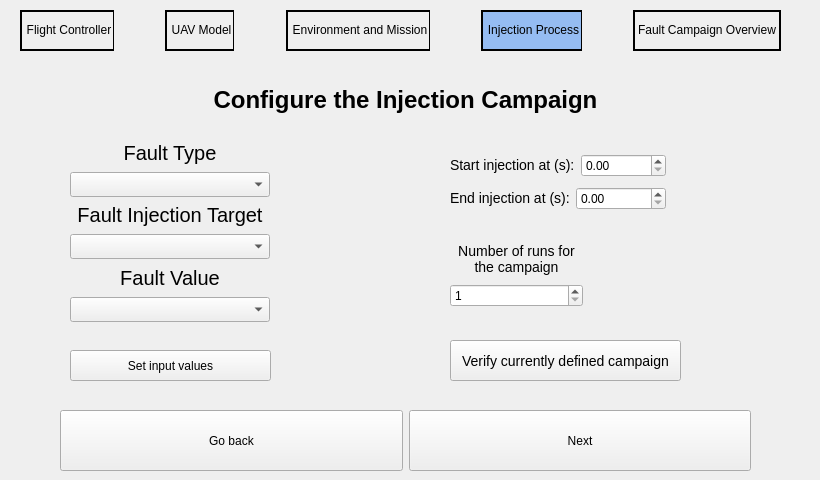
    <widget class="QWidget" name="page_2">
     <widget class="QLabel" name="label">
      <property name="geometry">
       <rect>
        <x>0</x>
        <y>70</y>
        <width>811</width>
        <height>61</height>
       </rect>
      </property>
      <property name="whatsThis">
       <string>&lt;html&gt;&lt;head/&gt;&lt;body&gt;&lt;p align=&quot;center&quot;&gt;&lt;br/&gt;&lt;/p&gt;&lt;/body&gt;&lt;/html&gt;</string>
      </property>
      <property name="autoFillBackground">
       <bool>false</bool>
      </property>
      <property name="styleSheet">
       <string notr="true">font-size: 24px;
font-weight: bold;</string>
      </property>
      <property name="text">
       <string>&lt;html&gt;&lt;head/&gt;&lt;body&gt;&lt;p align=&quot;center&quot;&gt;&lt;span style=&quot; color:#000000;&quot;&gt;Configure the Injection Campaign&lt;/span&gt;&lt;/p&gt;&lt;/body&gt;&lt;/html&gt;</string>
      </property>
      <property name="alignment">
       <set>Qt::AlignCenter</set>
      </property>
      <property name="wordWrap">
       <bool>false</bool>
      </property>
     </widget>
     <widget class="QPushButton" name="pushButton_setinputvalues">
      <property name="geometry">
       <rect>
        <x>70</x>
        <y>350</y>
        <width>201</width>
        <height>31</height>
       </rect>
      </property>
      <property name="styleSheet">
       <string notr="true"/>
      </property>
      <property name="text">
       <string>Set input values</string>
      </property>
     </widget>
     <widget class="QPushButton" name="pushButton_definedcampaign">
      <property name="geometry">
       <rect>
        <x>450</x>
        <y>340</y>
        <width>231</width>
        <height>41</height>
       </rect>
      </property>
      <property name="styleSheet">
       <string notr="true">font-size: 14px;</string>
      </property>
      <property name="text">
       <string>Verify currently defined campaign</string>
      </property>
     </widget>
     <widget class="QWidget" name="layoutWidget">
      <property name="geometry">
       <rect>
        <x>60</x>
        <y>410</y>
        <width>691</width>
        <height>61</height>
       </rect>
      </property>
      <layout class="QHBoxLayout" name="horizontalLayout_15">
       <item>
        <widget class="QPushButton" name="pushButton_TOF_goback">
         <property name="sizePolicy">
          <sizepolicy hsizetype="Preferred" vsizetype="Preferred">
           <horstretch>0</horstretch>
           <verstretch>0</verstretch>
          </sizepolicy>
         </property>
         <property name="styleSheet">
          <string notr="true"/>
         </property>
         <property name="text">
          <string>Go back</string>
         </property>
        </widget>
       </item>
       <item>
        <widget class="QPushButton" name="injectionContinueButton">
         <property name="sizePolicy">
          <sizepolicy hsizetype="Preferred" vsizetype="Preferred">
           <horstretch>0</horstretch>
           <verstretch>0</verstretch>
          </sizepolicy>
         </property>
         <property name="styleSheet">
          <string notr="true"/>
         </property>
         <property name="text">
          <string>Next</string>
         </property>
        </widget>
       </item>
      </layout>
     </widget>
     <widget class="QWidget" name="horizontalLayoutWidget_2">
      <property name="geometry">
       <rect>
        <x>20</x>
        <y>10</y>
        <width>761</width>
        <height>41</height>
       </rect>
      </property>
      <layout class="QHBoxLayout" name="horizontalLayout_3">
       <property name="spacing">
        <number>0</number>
       </property>
       <property name="sizeConstraint">
        <enum>QLayout::SetDefaultConstraint</enum>
       </property>
       <property name="leftMargin">
        <number>0</number>
       </property>
       <item>
        <widget class="QLabel" name="label_header_6">
         <property name="styleSheet">
          <string notr="true">font:10pt &quot;Open Sans&quot;;
border-width: 2px;
border-style: solid;
border-right-width: 1px;</string>
         </property>
         <property name="text">
          <string>&lt;html&gt;&lt;head/&gt;&lt;body&gt;&lt;p align=&quot;center&quot;&gt;Flight Controller&lt;/p&gt;&lt;/body&gt;&lt;/html&gt;</string>
         </property>
        </widget>
       </item>
       <item>
        <widget class="QLabel" name="label_23">
         <property name="styleSheet">
          <string notr="true">image: url(:/Logos/images/simple_vector.png);</string>
         </property>
         <property name="text">
          <string/>
         </property>
        </widget>
       </item>
       <item>
        <widget class="QLabel" name="label_header_7">
         <property name="styleSheet">
          <string notr="true">font:10pt &quot;Open Sans&quot;;
border-width: 2px;
border-style: solid;
border-right-width: 1px;</string>
         </property>
         <property name="text">
          <string>&lt;html&gt;&lt;head/&gt;&lt;body&gt;&lt;p align=&quot;center&quot;&gt;UAV Model&lt;/p&gt;&lt;/body&gt;&lt;/html&gt;</string>
         </property>
        </widget>
       </item>
       <item>
        <widget class="QLabel" name="label_24">
         <property name="styleSheet">
          <string notr="true">image: url(:/Logos/images/simple_vector.png);</string>
         </property>
         <property name="text">
          <string/>
         </property>
        </widget>
       </item>
       <item>
        <widget class="QLabel" name="label_header_8">
         <property name="styleSheet">
          <string notr="true">font:10pt &quot;Open Sans&quot;;
border-width: 2px;
border-style: solid;
border-right-width: 1px;</string>
         </property>
         <property name="text">
          <string>&lt;html&gt;&lt;head/&gt;&lt;body&gt;&lt;p align=&quot;center&quot;&gt;Environment and Mission&lt;/p&gt;&lt;/body&gt;&lt;/html&gt;</string>
         </property>
        </widget>
       </item>
       <item>
        <widget class="QLabel" name="label_25">
         <property name="styleSheet">
          <string notr="true">image: url(:/Logos/images/simple_vector.png);</string>
         </property>
         <property name="text">
          <string/>
         </property>
        </widget>
       </item>
       <item>
        <widget class="QLabel" name="label_header_9">
         <property name="styleSheet">
          <string notr="true">font:10pt &quot;Open Sans&quot;;
background-color: rgb(149, 188, 242);
border-width: 2px;
border-style: solid;
border-right-width: 1px;</string>
         </property>
         <property name="text">
          <string>&lt;html&gt;&lt;head/&gt;&lt;body&gt;&lt;p align=&quot;center&quot;&gt;Injection Process&lt;/p&gt;&lt;/body&gt;&lt;/html&gt;</string>
         </property>
        </widget>
       </item>
       <item>
        <widget class="QLabel" name="label_26">
         <property name="styleSheet">
          <string notr="true">image: url(:/Logos/images/simple_vector.png);</string>
         </property>
         <property name="text">
          <string/>
         </property>
        </widget>
       </item>
       <item>
        <widget class="QLabel" name="label_header_10">
         <property name="styleSheet">
          <string notr="true">font:10pt &quot;Open Sans&quot;;
border-width: 2px;
border-style: solid;
border-right-width: 2px;</string>
         </property>
         <property name="text">
          <string>&lt;html&gt;&lt;head/&gt;&lt;body&gt;&lt;p&gt;Fault Campaign Overview&lt;/p&gt;&lt;/body&gt;&lt;/html&gt;</string>
         </property>
        </widget>
       </item>
      </layout>
     </widget>
     <widget class="QWidget" name="layoutWidget_4">
      <property name="geometry">
       <rect>
        <x>450</x>
        <y>150</y>
        <width>216</width>
        <height>64</height>
       </rect>
      </property>
      <layout class="QVBoxLayout" name="verticalLayout">
       <item>
        <layout class="QHBoxLayout" name="horizontalLayout_6">
         <item>
          <widget class="QLabel" name="label_6">
           <property name="styleSheet">
            <string notr="true">font-size: 14px;</string>
           </property>
           <property name="text">
            <string>&lt;html&gt;&lt;head/&gt;&lt;body&gt;&lt;p&gt;&lt;span style=&quot; color:#000000;&quot;&gt;Start injection at (s):&lt;/span&gt;&lt;/p&gt;&lt;/body&gt;&lt;/html&gt;</string>
           </property>
          </widget>
         </item>
         <item>
          <widget class="QDoubleSpinBox" name="doubleSpinBox_startInjection"/>
         </item>
        </layout>
       </item>
       <item>
        <layout class="QHBoxLayout" name="horizontalLayout_9">
         <item>
          <widget class="QLabel" name="label_15">
           <property name="styleSheet">
            <string notr="true">font-size: 14px;</string>
           </property>
           <property name="text">
            <string>&lt;html&gt;&lt;head/&gt;&lt;body&gt;&lt;p&gt;&lt;span style=&quot; color:#000000;&quot;&gt;End injection at (s):&lt;/span&gt;&lt;/p&gt;&lt;/body&gt;&lt;/html&gt;</string>
           </property>
          </widget>
         </item>
         <item>
          <widget class="QDoubleSpinBox" name="doubleSpinBox_endInjection"/>
         </item>
        </layout>
       </item>
      </layout>
     </widget>
     <widget class="QWidget" name="layoutWidget">
      <property name="geometry">
       <rect>
        <x>450</x>
        <y>240</y>
        <width>133</width>
        <height>67</height>
       </rect>
      </property>
      <layout class="QVBoxLayout" name="verticalLayout_6">
       <item>
        <widget class="QLabel" name="label_SFGPSO_runnumber">
         <property name="styleSheet">
          <string notr="true">font-size: 14px;</string>
         </property>
         <property name="lineWidth">
          <number>1</number>
         </property>
         <property name="text">
          <string>&lt;html&gt;&lt;head/&gt;&lt;body&gt;&lt;p&gt;&lt;span style=&quot; color:#000000;&quot;&gt;Number of runs for the campaign&lt;/span&gt;&lt;/p&gt;&lt;/body&gt;&lt;/html&gt;</string>
         </property>
         <property name="alignment">
          <set>Qt::AlignCenter</set>
         </property>
         <property name="wordWrap">
          <bool>true</bool>
         </property>
         <property name="indent">
          <number>-1</number>
         </property>
        </widget>
       </item>
       <item>
        <widget class="QSpinBox" name="spinBox_runnumber">
         <property name="styleSheet">
          <string notr="true"/>
         </property>
         <property name="minimum">
          <number>1</number>
         </property>
         <property name="value">
          <number>1</number>
         </property>
        </widget>
       </item>
      </layout>
     </widget>
     <widget class="QWidget" name="">
      <property name="geometry">
       <rect>
        <x>70</x>
        <y>140</y>
        <width>200</width>
        <height>182</height>
       </rect>
      </property>
      <layout class="QVBoxLayout" name="verticalLayout_11">
       <item>
        <layout class="QVBoxLayout" name="verticalLayout_8">
         <item>
          <widget class="QLabel" name="label_16">
           <property name="whatsThis">
            <string>&lt;html&gt;&lt;head/&gt;&lt;body&gt;&lt;p align=&quot;center&quot;&gt;&lt;br/&gt;&lt;/p&gt;&lt;/body&gt;&lt;/html&gt;</string>
           </property>
           <property name="autoFillBackground">
            <bool>false</bool>
           </property>
           <property name="styleSheet">
            <string notr="true">font-size: 20px;</string>
           </property>
           <property name="text">
            <string>&lt;html&gt;&lt;head/&gt;&lt;body&gt;&lt;p align=&quot;center&quot;&gt;&lt;span style=&quot; color:#000000;&quot;&gt;Fault Type&lt;/span&gt;&lt;/p&gt;&lt;/body&gt;&lt;/html&gt;</string>
           </property>
           <property name="alignment">
            <set>Qt::AlignCenter</set>
           </property>
           <property name="wordWrap">
            <bool>false</bool>
           </property>
          </widget>
         </item>
         <item>
          <widget class="QComboBox" name="comboBox_faultinjection_1">
           <property name="sizePolicy">
            <sizepolicy hsizetype="Preferred" vsizetype="Preferred">
             <horstretch>0</horstretch>
             <verstretch>0</verstretch>
            </sizepolicy>
           </property>
           <property name="autoFillBackground">
            <bool>false</bool>
           </property>
           <property name="styleSheet">
            <string notr="true"/>
           </property>
           <property name="currentIndex">
            <number>-1</number>
           </property>
           <item>
            <property name="text">
             <string>Software Failures</string>
            </property>
           </item>
           <item>
            <property name="text">
             <string>Communication Failures</string>
            </property>
           </item>
           <item>
            <property name="text">
             <string>AI Failures</string>
            </property>
           </item>
           <item>
            <property name="text">
             <string>Security Attack</string>
            </property>
           </item>
          </widget>
         </item>
        </layout>
       </item>
       <item>
        <layout class="QVBoxLayout" name="verticalLayout_9">
         <item>
          <widget class="QLabel" name="label_17">
           <property name="whatsThis">
            <string>&lt;html&gt;&lt;head/&gt;&lt;body&gt;&lt;p align=&quot;center&quot;&gt;&lt;br/&gt;&lt;/p&gt;&lt;/body&gt;&lt;/html&gt;</string>
           </property>
           <property name="autoFillBackground">
            <bool>false</bool>
           </property>
           <property name="styleSheet">
            <string notr="true">font-size: 20px;</string>
           </property>
           <property name="text">
            <string>&lt;html&gt;&lt;head/&gt;&lt;body&gt;&lt;p align=&quot;center&quot;&gt;&lt;span style=&quot; color:#000000;&quot;&gt;Fault Injection Target&lt;/span&gt;&lt;/p&gt;&lt;/body&gt;&lt;/html&gt;</string>
           </property>
           <property name="alignment">
            <set>Qt::AlignCenter</set>
           </property>
           <property name="wordWrap">
            <bool>false</bool>
           </property>
          </widget>
         </item>
         <item>
          <widget class="QComboBox" name="comboBox_faultinjection_2">
           <property name="sizePolicy">
            <sizepolicy hsizetype="Preferred" vsizetype="Preferred">
             <horstretch>0</horstretch>
             <verstretch>0</verstretch>
            </sizepolicy>
           </property>
           <property name="autoFillBackground">
            <bool>false</bool>
           </property>
           <property name="styleSheet">
            <string notr="true"/>
           </property>
          </widget>
         </item>
        </layout>
       </item>
       <item>
        <layout class="QVBoxLayout" name="verticalLayout_10">
         <item>
          <widget class="QLabel" name="label_18">
           <property name="whatsThis">
            <string>&lt;html&gt;&lt;head/&gt;&lt;body&gt;&lt;p align=&quot;center&quot;&gt;&lt;br/&gt;&lt;/p&gt;&lt;/body&gt;&lt;/html&gt;</string>
           </property>
           <property name="autoFillBackground">
            <bool>false</bool>
           </property>
           <property name="styleSheet">
            <string notr="true">font-size: 20px;</string>
           </property>
           <property name="text">
            <string>&lt;html&gt;&lt;head/&gt;&lt;body&gt;&lt;p align=&quot;center&quot;&gt;&lt;span style=&quot; color:#000000;&quot;&gt;Fault Value&lt;/span&gt;&lt;/p&gt;&lt;/body&gt;&lt;/html&gt;</string>
           </property>
           <property name="alignment">
            <set>Qt::AlignCenter</set>
           </property>
           <property name="wordWrap">
            <bool>false</bool>
           </property>
          </widget>
         </item>
         <item>
          <widget class="QComboBox" name="comboBox_faultinjection_3">
           <property name="sizePolicy">
            <sizepolicy hsizetype="Preferred" vsizetype="Preferred">
             <horstretch>0</horstretch>
             <verstretch>0</verstretch>
            </sizepolicy>
           </property>
           <property name="styleSheet">
            <string notr="true"/>
           </property>
          </widget>
         </item>
        </layout>
       </item>
      </layout>
     </widget>
    </widget>
